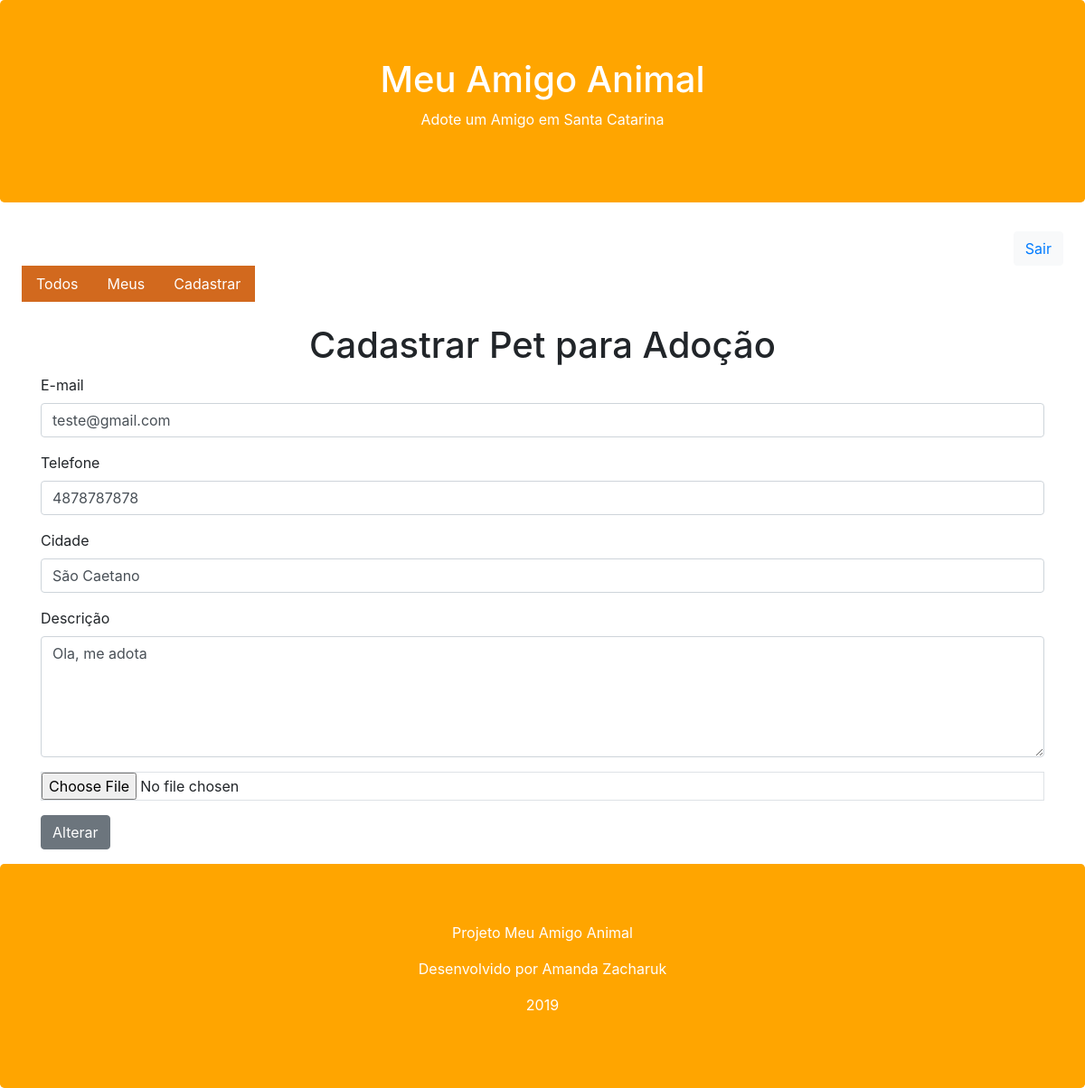
Screenshot of /pet/register/?id=4 (signed in) with the database file from the repository.
### app/models.py (models this page shows, shortened)
class Pet (models.Model):
    cidade = models.CharField(max_length=100)
    descricao = models.TextField()
    fone = models.CharField(max_length=11)
    email = models.EmailField()
    imagem = models.ImageField(upload_to='pet')
    begin_date = models.DateField(auto_now_add=True)
    active = models.BooleanField(default=True)
    user = models.ForeignKey(User, on_delete=models.CASCADE)
    class Meta:
        db_table = 'pet'

### app/views.py (the view)
# urls.py: path('pet/register/', views.register_pet),
@login_required(login_url='/login/')
def register_pet(request):
    pet_id = request.GET.get('id')
    if pet_id:
        pet = Pet.objects.get(id = pet_id)
        if pet.user == request.user:
            return render(request, 'register-pet.html', {'pet': pet})
    return render(request, 'register-pet.html')

### app/templates/register-pet.html (shortened to what this page needs)
{% extends "model-page.html" %}
{% block content %}
    <h1 class="text-center">Cadastrar Pet para Adoção</h1>
    <form enctype="multipart/form-data" action="submit", method="POST">{% csrf_token %}
    <div class="container">
        <div class="form-group">
            <label for ="email">E-mail</label>
            <input class="form-control" name="email" type="text" value="{{ pet.email }}">
        </div>
        <div class="form-group">
            <label for ="fone">Telefone</label>
            <input class="form-control" name="fone" type="text" value="{{ pet.fone }}">
        </div>
        <div class="form-group">
            <label for ="cidade">Cidade</label>
            <input class="form-control" name="cidade" type="text" value="{{ pet.cidade }}">
        </div>
        <div class="form-group">
            <label for ="descricao">Descrição</label>
            <textarea class="form-control" rows="5" name="descricao">{{ pet.descricao }}</textarea>
        </div>
        <div class="form-group">
            <input type="file" class="form-control-file border" name="file" accept="image/*">
        </div>
        <button type="submit" class="btn btn-secondary">
            {% if pet %}
                Alterar
            {% else %}
                Cadastrar
            {% endif %}
        </button>
    </form>
{% endblock %}

### rows the page displays
Pet: email "teste@gmail.com", fone "4878787878", cidade "São Caetano", descricao "Ola, me adota"
